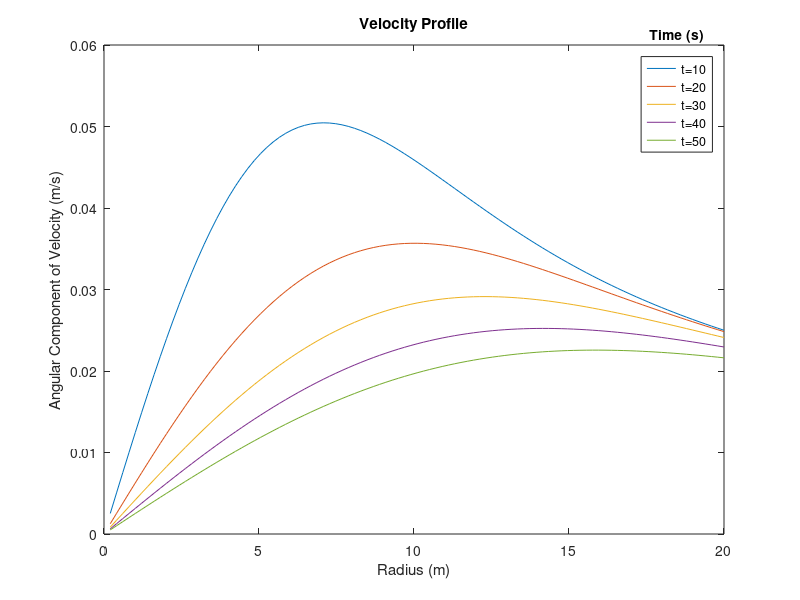
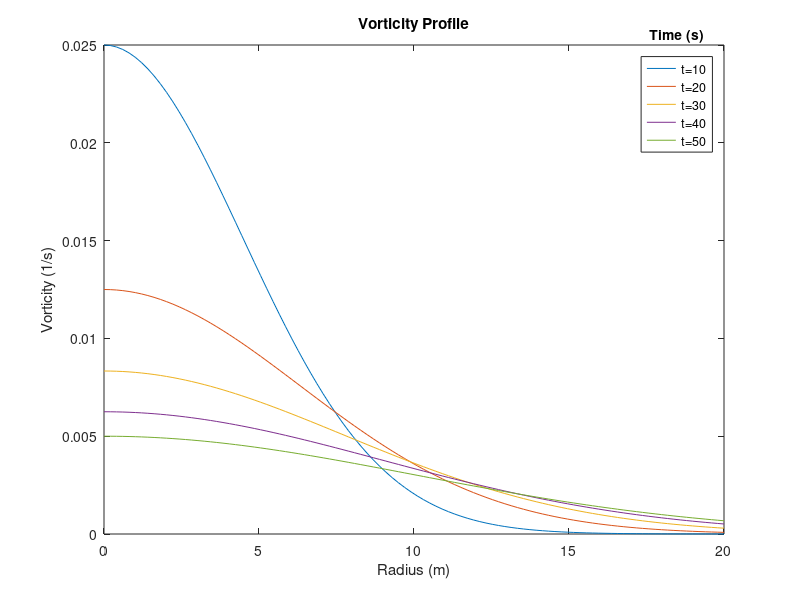

These charts were generated, in order, by the following MATLAB code:
%Homework 1_Advanced Fluid Dynamics
%No. 19
C = .5; %constant
v = 1; %kinematic viscosity in m^2/s
t = linspace(10,50,5); %take time at 10, 20, 30, 40, and 50 seconds
r = linspace(0,20); %take radius values from 0 to 20 meters
v_theta = zeros(1,100); %initialize the theta component of velocity
vorticity = zeros(1,100); %initialize the vorticity
for i=1:5 %outer for loop to plot at the five sample times between 0 and 50 seconds
for j=1:100 %inner for loop to plot the theta component of velocity and the vorticity versus r
v_theta(j) = (C/r(j))*(1-exp(-r(j)^2/(4*v*t(i))));
vorticity(j) = 2*C*exp(-r(j)^2/(4*v*t(i)))/(4*v*t(i));
end
%plot the theta component of velocity
figure(1)
plot(r,v_theta)
hold on
%plot the vorticity 
figure(2)
plot(r,vorticity)
hold on
end
figure(1)
title('Velocity Profile')
xlabel('Radius (m)')
ylabel('Angular Component of Velocity (m/s)')
legend('t=10', 't=20', 't=30', 't=40', 't=50')
title(legend,'Time (s)')
figure(2)
title('Vorticity Profile')
xlabel('Radius (m)')
ylabel('Vorticity (1/s)')
legend('t=10', 't=20', 't=30', 't=40', 't=50')
title(legend, 'Time (s)')